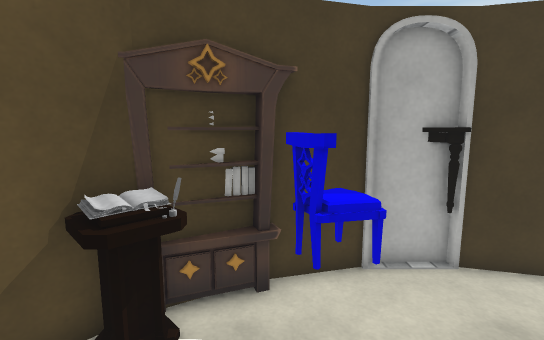
[1] (above)

12 first-person views from a walk through a Unity game level. The camera is 1.5 m above the floor, tilts 8° down and sees 85° across. The floor is counted in squares, 0.4 m on a side. Each view is taken from the middle of a square. On the plan, view 1 faces up. The plan holds only what a view shows up to about 20 squares ahead; the rest is blank. The player is left out. Some surface patterns are stand-ins.

[2]
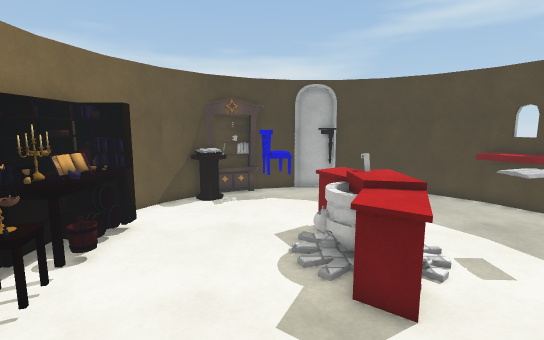

[3]
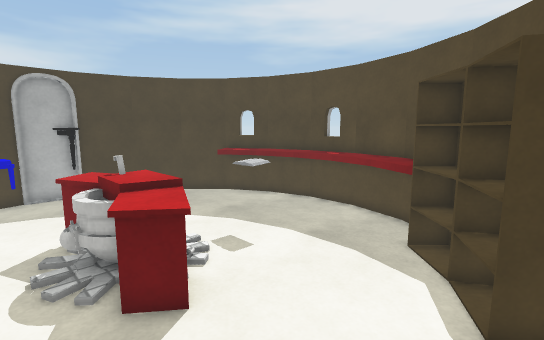

[4]
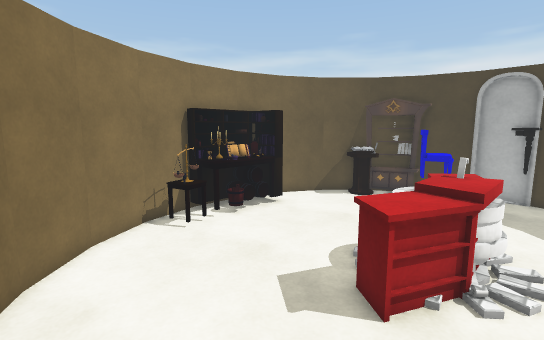

[5]
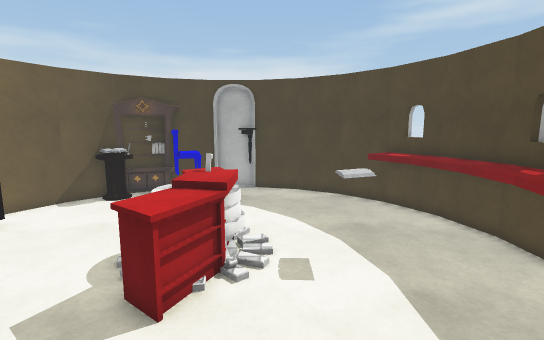

[6]
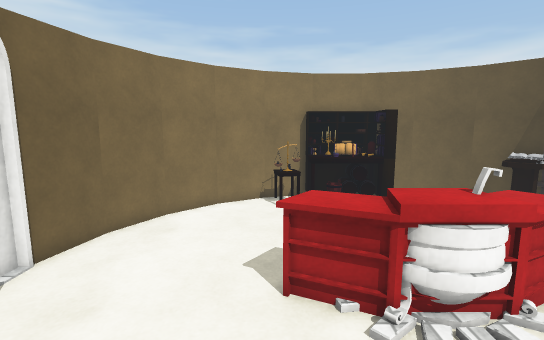

[7]
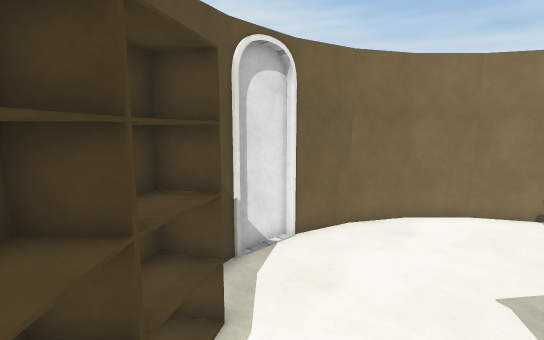

[8]
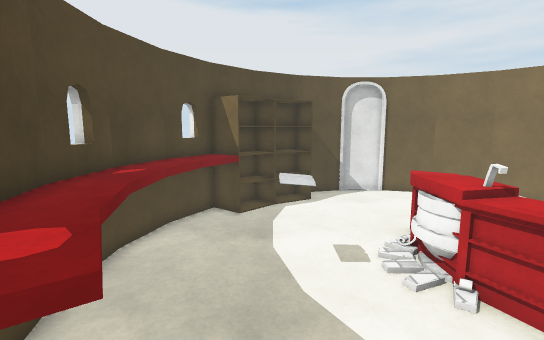

[9]
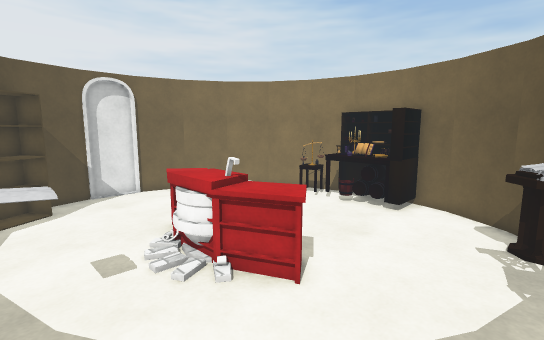

[10]
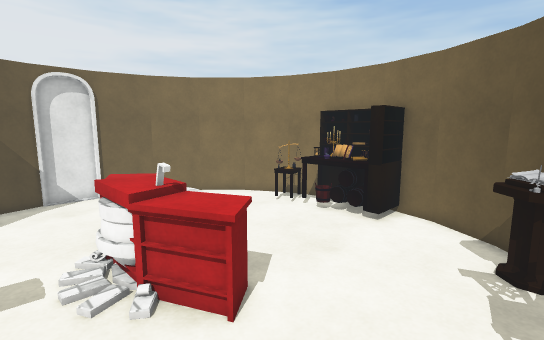

[11]
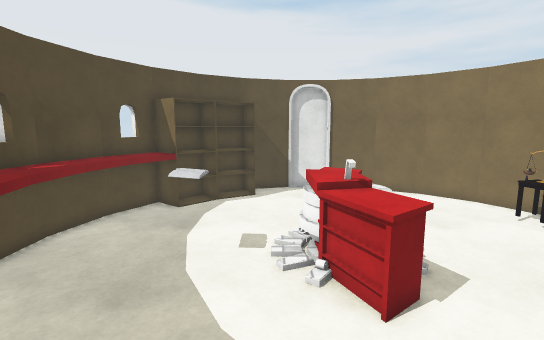

[12]
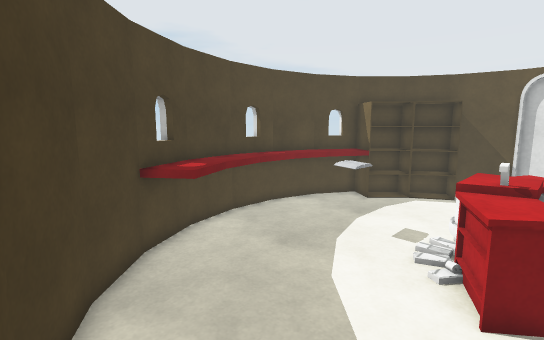

### Floor plan
Key: @ floor where view 1 was taken; # wall or solid block; . floor; = window, fence, low wall or low ledge; ^ raised ledge; O other object.
Columns run from 7 left of view 1 to 14 right of it. Each row starts with its distance up from view 1.
  8          ##OO#
  7       O###.#O###
  6     #OOOOO.....###
  5    #OOO.OO.......##
  4   ##OO............##
  3   #...............^##
  2  ##...............^^#
  1  #.........=.......^^
  0  #OO...@..==.......^^#
 -1  OOO......=O=......^^#
 -2 #OOO......OOO..OO..^^#
 -3 #O O......OOO..OO..^^#
 -4 #OOO......=O=......^^#
 -5 ##OO......==.......^^#
 -6  #OO.......=.......^^
 -7  ##...............^^#
 -8   #..............####
 -9   ##............###
-10    ##.........####
-11     ###.......##
-12       ####.. ##
-13          #####

Positions as (right, up) in squares from view 1, and headings:
1: (0, 0), facing up
2: (1, -11), facing up
3: (1, -11), facing up-right
4: (6, -11), facing up-left
5: (6, -11), facing up
6: (10, -6), facing left
7: (10, -6), facing down-left
8: (9, 5), facing down
9: (9, 5), facing down-left
10: (7, 5), facing down-left
11: (6, 6), facing down
12: (3, 7), facing down-right
